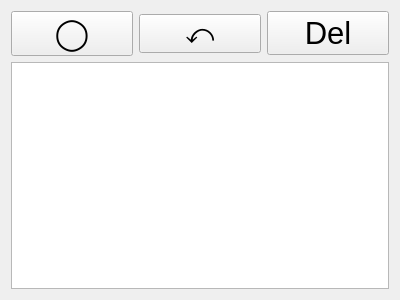
<?xml version="1.0" encoding="UTF-8"?>
<ui version="4.0">
    <class>Widget</class>
    <widget class="QWidget" name="Widget">
        <property name="geometry">
            <rect>
                <x>0</x>
                <y>0</y>
                <width>400</width>
                <height>300</height>
            </rect>
        </property>
        <property name="windowTitle">
            <string>Widget</string>
        </property>
        <layout class="QGridLayout" name="gridLayout">
            <item row="0" column="0">
                <widget class="QPushButton" name="btnCreateNode">
                    <property name="font">
                        <font>
                            <pointsize>23</pointsize>
                        </font>
                    </property>
                    <property name="text">
                        <string>◯</string>
                    </property>
                </widget>
            </item>
            <item row="0" column="1">
                <widget class="QPushButton" name="btnConnectNode">
                    <property name="font">
                        <font>
                            <pointsize>20</pointsize>
                        </font>
                    </property>
                    <property name="text">
                        <string>⤺</string>
                    </property>
                </widget>
            </item>
            <item row="0" column="2">
                <widget class="QPushButton" name="btnDelete">
                    <property name="font">
                        <font>
                            <pointsize>23</pointsize>
                        </font>
                    </property>
                    <property name="text">
                        <string>Del</string>
                    </property>
                </widget>
            </item>
            <item row="1" column="0" colspan="3">
                <widget class="GraphWidget" name="graphicsView"/>
            </item>
        </layout>
    </widget>
    <layoutdefault spacing="6" margin="11"/>
    <customwidgets>
        <customwidget>
            <class>GraphWidget</class>
            <extends>QGraphicsView</extends>
            <header>graphwidget.h</header>
        </customwidget>
    </customwidgets>
    <resources/>
    <connections/>
</ui>
